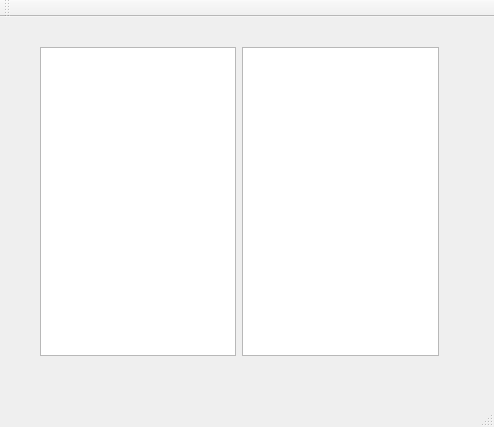
<?xml version="1.0" encoding="UTF-8"?>
<ui version="4.0">
 <class>MainWindow</class>
 <widget class="QMainWindow" name="MainWindow">
  <property name="geometry">
   <rect>
    <x>0</x>
    <y>0</y>
    <width>494</width>
    <height>427</height>
   </rect>
  </property>
  <property name="windowTitle">
   <string>MainWindow</string>
  </property>
  <widget class="QWidget" name="centralWidget">
   <widget class="QWidget" name="gridLayoutWidget">
    <property name="geometry">
     <rect>
      <x>29</x>
      <y>19</y>
      <width>421</width>
      <height>331</height>
     </rect>
    </property>
    <layout class="QGridLayout" name="gridLayout">
     <item row="0" column="0">
      <widget class="QTextEdit" name="textEdit"/>
     </item>
     <item row="0" column="1">
      <widget class="QTextEdit" name="textEdit_2"/>
     </item>
    </layout>
   </widget>
  </widget>
  <widget class="QMenuBar" name="menuBar">
   <property name="geometry">
    <rect>
     <x>0</x>
     <y>0</y>
     <width>494</width>
     <height>22</height>
    </rect>
   </property>
  </widget>
  <widget class="QToolBar" name="mainToolBar">
   <attribute name="toolBarArea">
    <enum>TopToolBarArea</enum>
   </attribute>
   <attribute name="toolBarBreak">
    <bool>false</bool>
   </attribute>
  </widget>
  <widget class="QStatusBar" name="statusBar"/>
 </widget>
 <layoutdefault spacing="6" margin="11"/>
 <resources/>
 <connections/>
</ui>
